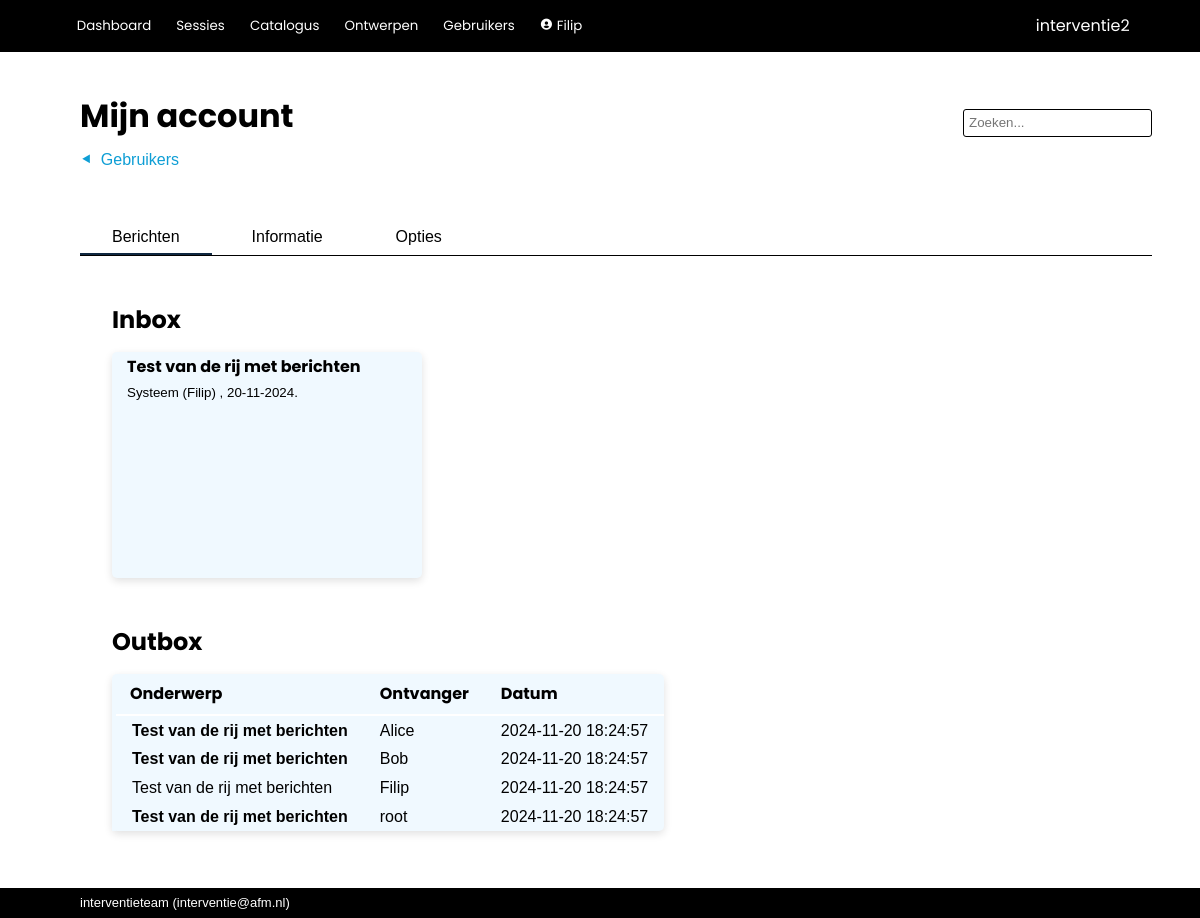
The app's page /admin/user (signed in) with its own data.
### interventie2/models.py (models this page shows, shortened)
class User(db.Model, UserMixin):
    __tablename__ = 'users'
    id            = db.Column(db.Integer, primary_key=True)
    name          = db.Column(db.String(80), nullable=False, unique=True)
    password      = db.Column(db.String(200), nullable=False)
    role_id       = db.Column(db.Integer, db.ForeignKey('roles.id'), nullable=False, default=4) #references roles.id
    description   = db.Column(db.String(2000), nullable=False, default="")
    email         = db.Column(db.String(254))
    link          = db.Column(db.String(1000))
    active        = db.Column(db.Boolean, nullable=False, default=True)
    date_created  = db.Column(db.DateTime(timezone=True), server_default=func.now())
    last_seen     = db.Column(db.DateTime(timezone=True), server_default=func.now())
    role = relationship('Role')
    messages = relationship('Message', back_populates='recipient', foreign_keys="Message.recipient_id", cascade='all, delete-orphan')
    messages_sent = relationship('Message', back_populates='sender', foreign_keys="Message.sender_id")
    worksession = relationship('Worksession', back_populates='creator')
    plan = relationship('Plan', back_populates='creator')
    allowed_worksessions = relationship('Worksession', secondary='worksession_access', back_populates='allowed_users')
    owned_instruments = relationship('Instrument', back_populates='owner')
    def unread_messages(self):
        return sum(1 for message in self.messages if (message.unread) and (message.deliver_after.date() <= date.today()))
    def unread_message_alert(self):
        return self.unread_messages() > 0
    def messages_list(self):
        messages = []
        for message in self.messages:
            if message.deliver_after.date() <= date.today():
                messages.append(message)
        return messages
    def edit_allowed(self):
        if not current_user.is_authenticated:
            return False
        elif self.role.id == 1 and current_user.role.id != 1:
            return False
        elif current_user.role.edit_users:
            return True
        elif current_user == self:
            return True
        else:
            return False

class Message(db.Model):
    __tablename__ = 'messages'
    id            = db.Column(db.Integer, primary_key=True)
    date_created  = db.Column(db.DateTime(timezone=True), server_default=func.now())
    deliver_after = db.Column(db.DateTime(timezone=True), server_default=func.now())
    subject       = db.Column(db.String(500), nullable=False, default="")
    body          = db.Column(db.String(2000), nullable=False, default="")
    sender_id     = db.Column(db.Integer, db.ForeignKey('users.id'))
    recipient_id  = db.Column(db.Integer, db.ForeignKey('users.id'), nullable=False)
    unread        = db.Column(db.Boolean, nullable=False, default=True)
    archived      = db.Column(db.Boolean, nullable=False, default=True)
    system        = db.Column(db.Boolean, nullable=False, default=True)
    sender = relationship('User', foreign_keys=[sender_id])
    recipient = relationship('User', foreign_keys=[recipient_id])

### interventie2/admin/routes.py (the view)
@admin.route('/user/<int:id>')
@admin.route('/user')
@login_required
def user(id=None):
    if id is None: # Deze functie kan worden aangeroepen zonder argumenten en laat dan de current_user zien.
        id = current_user.id
    return render_template('admin/user.html', user=User.query.get(id))

### interventie2/models.py (called while the page is built)
@login_manager.user_loader
def load_user(user_id):
    return User.query.get(user_id)

### interventie2/admin/templates/admin/user.html (shortened to what this page needs)
{% extends 'base.html' %}
{% block steps %}
    {% if current_user.role.edit_users %}<a href="{{ url_for('admin.index') }}" class="step">Gebruikers</a>{% endif %}
{% endblock %}
{% block page_title %}
    {% if user == current_user %}
        Mijn account
    {% else %}
        {{ user.name }}
    {% endif %}
{% endblock %}
{% block tabs %}
    {% if current_user == user %}
        <button class="tablinks" onclick="switch_tab(event, 'us_messages')" id="defaultOpen">Berichten</button>
    {% endif %}
    <button class="tablinks" onclick="switch_tab(event, 'us_info')"  id="defaultOpen">Informatie</button>
    <button class="tablinks" onclick="switch_tab(event, 'us_options')">Opties</button>
{% endblock %}
{% block body %}
<div id="us_messages" class="tabcontent">
    <div class="text_area">
        {% if current_user == user %}
        <h1>Inbox</h1>
        {% if current_user.messages_list() | count > 0 %}
        <div class="card_area">
            {% for message in current_user.messages_list() %}
                <a href="{{ url_for('admin.message', message_id=message.id) }}">
                    <div class="card">
                        <div class="card_title">
                            {{ message.subject }} {% if message.unread %}(nieuw){% endif %}
                        </div>
                        <div class="card_info">
                            <p>
                                {% if message.system %}
                                    Systeem ({{ message.sender.name }})
                                {% else %}
                                    {{ message.sender.name }}
                                {% endif %}
                                , {{ message.date_created.strftime('%d-%m-%Y') }}.
                            </p>
                        </div>
                        <div class="card_description">
                        </div>
                    </div>
                </a>
            {% endfor %}
        </div>
        {% else %}
            <div>Geen berichten</div>
        {% endif %}
        <h1>Outbox</h1>
        {% if current_user.messages_sent | count > 0 %}
                <table class="sortable">
                    <thead>
                        <tr>
                            <th>Onderwerp</th>
                            <th>Ontvanger</th>
                            <th>Datum</th>
                        </tr>
                    </thead>
                    <tbody>
                    {% for message in current_user.messages_sent %}
                        <tr>
                            <td><a href="{{ url_for('admin.message', message_id=message.id) }}" {% if message.unread %} class="unread"{% endif %}>{{ message.subject }}</a></td>
                            <td>
                                <a href="{{ url_for('admin.user', id=message.recipient.id) }}">{{ message.recipient.name }}</a>
                            </td>
                            <td>{{ message.date_created }}</td>
                        </tr>
                    {% endfor %}
                </tbody>
                </table>
        {% else %}
            <div class="collapsible_content">Geen berichten</div>
        {% endif %}
        <br>
    {% endif %}
    </div>
</div>
{% endblock %}

### interventie2/templates/base.html (shortened to what this page needs)
<!DOCTYPE html>
<html lang="en">
    <head>
        <link rel="stylesheet" href="{{ url_for('static', filename='css/styles.css')}}">
        <link href="https://unpkg.com/boxicons@2.1.2/css/boxicons.min.css" rel="stylesheet">
    </head>
    <body>
        {% import 'jinja_macros.html' as macro %}
        <header>
            <div class="logo">{{ config['APP_NAME'] }}</div>
            <div class="modes">
                {% if current_user.is_authenticated %}
                    <button>
                        <a href="{{ url_for('main.index') }}">Dashboard</a>
                    </button>
                    <button>
                        <a href="{{ url_for('main.worksessions') }}">Sessies</a>
                    </button>
                    <button>
                        <a href="{{ url_for('catalog.index') }}">Catalogus</a>
                    </button>
                    {% if current_user.role.edit_questionnaire %}
                        <button>
                            <a href="{{ url_for('tools.index') }}">Ontwerpen</a>
                        </button>
                    {% endif %}
                    {% if current_user.role.edit_users %}
                        <button>
                            <a href="{{ url_for('admin.index') }}">Gebruikers</a>
                        </button>
                    {% endif %}
                    <button>
                        <a href="{{ url_for('admin.user', id=current_user.id) }}"><i class='bx bxs-user-circle'></i>
                            {{ current_user.name }}
                        </a>
                    </button>
                {% else %}
                    <button>
                        <a href="{{ url_for('main.login') }}">Login</a>
                    </button>
                {% endif %}
            </div>
        </header>
        <nav>
            <div class="title">{% block page_title %}{% endblock %}</div>
            {% if current_user.is_authenticated %}
                <form action="/analysis/search" method="get" class="search">
                    <input id="search" type="search"  name="q" value="{{ request.args.get('q') or '' }}" placeholder="Zoeken...">
                </form>
            {% endif %}
            <div class="steps">{% block steps %}{% endblock %}</div>
            <div class="tabs">{% block tabs %}{% endblock %}</div>
        </nav>
        <main>
            <section>{% block body %}{% endblock %}</section>
        </main>
        <footer>{{ config['MAINTAINER'] }} (<a href="mailto:{{ config['MAINTAINER_EMAIL'] }}">{{ config['MAINTAINER_EMAIL'] }}</a>)</footer>
    </body>
</html>

### records on screen
User: name "Filip"
Message: subject "Test van de rij met berichten", sender.name "Filip", date_created "20-11-2024", recipient.name "Filip", date_created "2024-11-20 18:24:57"
Message: subject "Test van de rij met berichten", recipient.name "Alice", date_created "2024-11-20 18:24:57"
Message: subject "Test van de rij met berichten", recipient.name "Bob", date_created "2024-11-20 18:24:57"
Message: subject "Test van de rij met berichten", recipient.name "root", date_created "2024-11-20 18:24:57"
User: MAINTAINER_EMAIL "interventie@afm.nl"

### other values on screen
{{ config['APP_NAME'] }} "interventie2"
{{ config['MAINTAINER'] }} "interventieteam"
